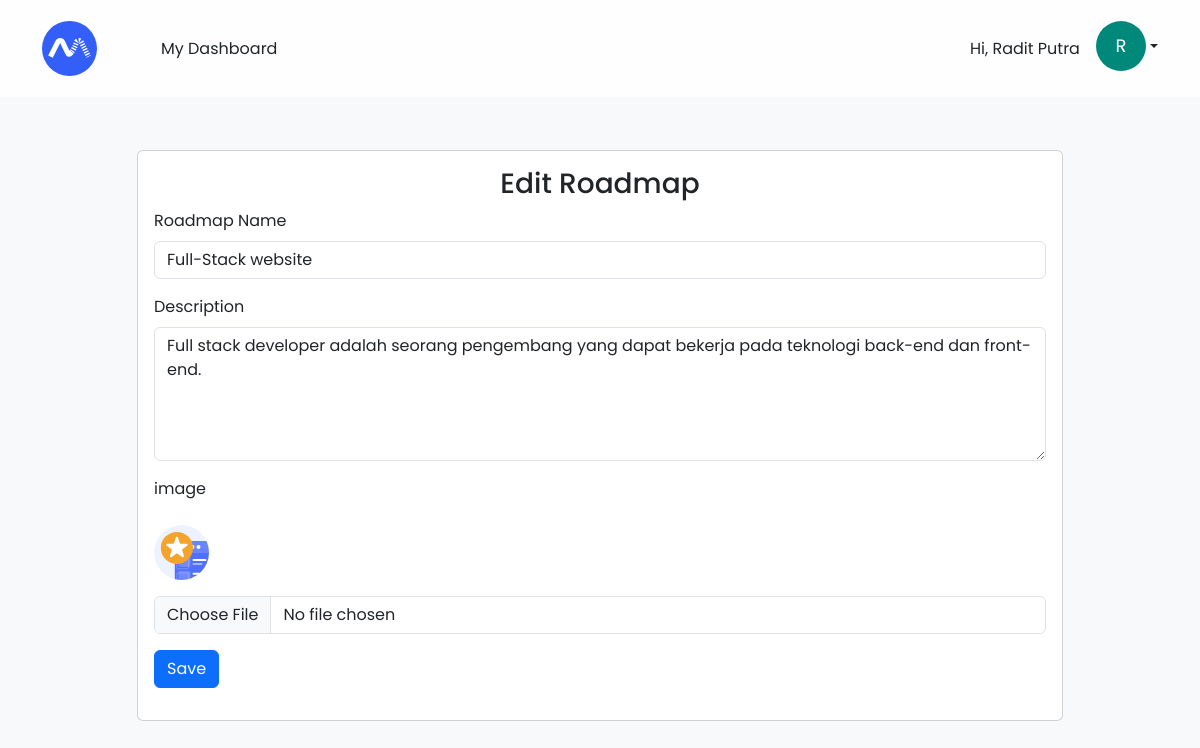
Page /dashboard_admin/edit_roadmap.php?id=16 (signed in) on the committed database.
### tables this page shows
CREATE TABLE `roadmaps` (
  `id` int(11) NOT NULL,
  `name` varchar(255) NOT NULL,
  `description` longtext NOT NULL,
  `image` varchar(255) NOT NULL
);

### function/index.php (called while the page is built, shortened)
<?php
$host = 'localhost';
$db_name = 'bangkit';
$username = 'root';
$password = '';
$conn = mysqli_connect($host, $username, $password, $db_name);
function query($query)
{
  global $conn;
  $result = mysqli_query($conn, $query);
  $rows = [];
  while ($row = mysqli_fetch_assoc($result)) {
    $rows[] = $row;
  }
  return $rows;
}
function getRootURL()
{
  $protocol = isset($_SERVER['HTTPS']) && $_SERVER['HTTPS'] === 'on' ? 'https://' : 'http://';
  $host = $_SERVER['HTTP_HOST'];
  $root = $protocol . $host;
  return $root . '/bangkit';
}

### dashboard_admin/edit_roadmap.php (the view, shortened to what this page needs)
<?php
require '../function/index.php';
$id = $_GET["id"];
$roadmap = query("SELECT * FROM roadmaps WHERE id = '$id'")[0];
?>
<html lang="en">
<head>
  <link href="https://cdn.jsdelivr.net/npm/bootstrap@5.3.0/dist/css/bootstrap.min.css" rel="stylesheet" />
  <link rel="stylesheet" href="https://cdn.jsdelivr.net/npm/bootstrap-icons@1.10.5/font/bootstrap-icons.css" />
  <link rel="stylesheet" href="../assets/style/app.css" />
</head>
<body class="bg-body-tertiary">
  <nav class="navbar navbar-expand-lg fixed-top shadows-lg" style="
        background-color: rgba(255, 255, 255, 0.8);
        backdrop-filter: blur(10px);
      ">
    <div class="container py-2">
      <a class="navbar-brand" href="#">
        <img src="../assets/img/logo.svg" alt="Bangkit" width="55" />
      </a>
      <div class="collapse navbar-collapse" id="navbarNavDropdown">
        <ul class="navbar-nav ms-5">
          <a href="<?= getRootURL(); ?>/dashboard_admin" class="text-decoration-none text-dark">My Dashboard </a>
        </ul>
      </div>
      <?php
      if (isset($_SESSION['login'])) :
      ?>
        <div class="auth d-flex">
          <p class="mt-3 me-3">Hi, <?= $_SESSION['name']; ?></p>
          <div class="dropdown">
            <a class="dropdown-toggle d-flex align-items-center text-decoration-none text-dark" href="#" role="button" id="dropdownMenuLink" data-bs-toggle="dropdown" aria-expanded="false">
              <div class="profile-initial">
                <span><?= substr($_SESSION['name'], 0, 1); ?></span>
              </div>
            </a>
          </div>
        </div>
      <?php
      endif;
      ?>
    </div>
  </nav>
  <div class="container" style="margin-top: 150px;">
    <div class="row justify-content-center">
      <div class="col-10">
        <div class="card">
          <div class="card-body">
            <h3 class="text-center">Edit Roadmap</h3>
            <form action="" method="post" enctype="multipart/form-data">
              <div class="mb-3">
                <label for="name" class="form-label">Roadmap Name</label>
                <input type="text" class="form-control" id="name" name="name" value="<?= $roadmap["name"] ?>" />
              </div>
              <div class="mb-3">
                <label for="description" class="form-label">Description</label>
                <textarea type="text" rows="5" class="form-control" id="description" name="description"><?= $roadmap["description"] ?> </textarea>
              </div>
              <div class="mb-3">
                <label for="image" class="form-label">image</label>
                <br>
                <img src="../assets/img-upload/<?= $roadmap["image"] ?>" alt="" class="my-3" style="width: 55px;">
                <input class="form-control" type="file" id="image" name="image">
              </div>
              <button type="submit" name="submit" class="btn btn-primary">Save</button>
            </form>
          </div>
        </div>
      </div>
    </div>
  </div>
</body>

### assets/style/app.css (style rules this page uses)
body { font-family: 'Poppins', sans-serif; }
.card { transition: .3s; }
.profile-initial { display: flex; justify-content: center; align-items: center; width: 50px; height: 50px; border-radius: 50%; background-color: #00897B; color: #fff; font-size: 18px; }

### rows in the picture
roadmaps: name "Full-Stack website", description "Full stack developer adalah seorang pengembang yang dapat bekerja pada teknologi back-end dan front-end.", image (picture)

### other values in the picture
$_SESSION['name'] "Radit Putra"
substr($_SESSION['name'], 0, 1) "R"
